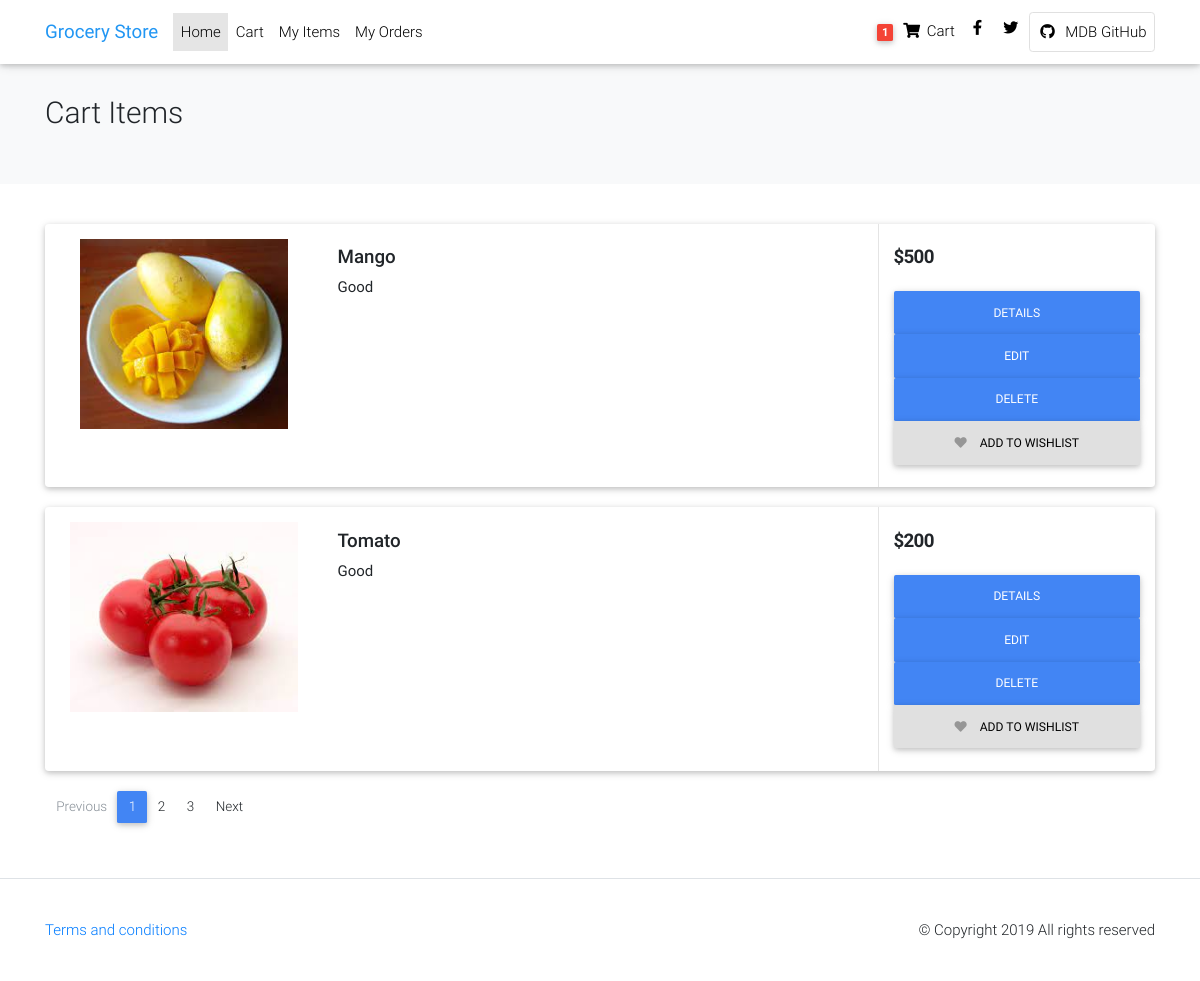
The page /cart/cart_items/1/ (signed in) on the database as committed earlier.
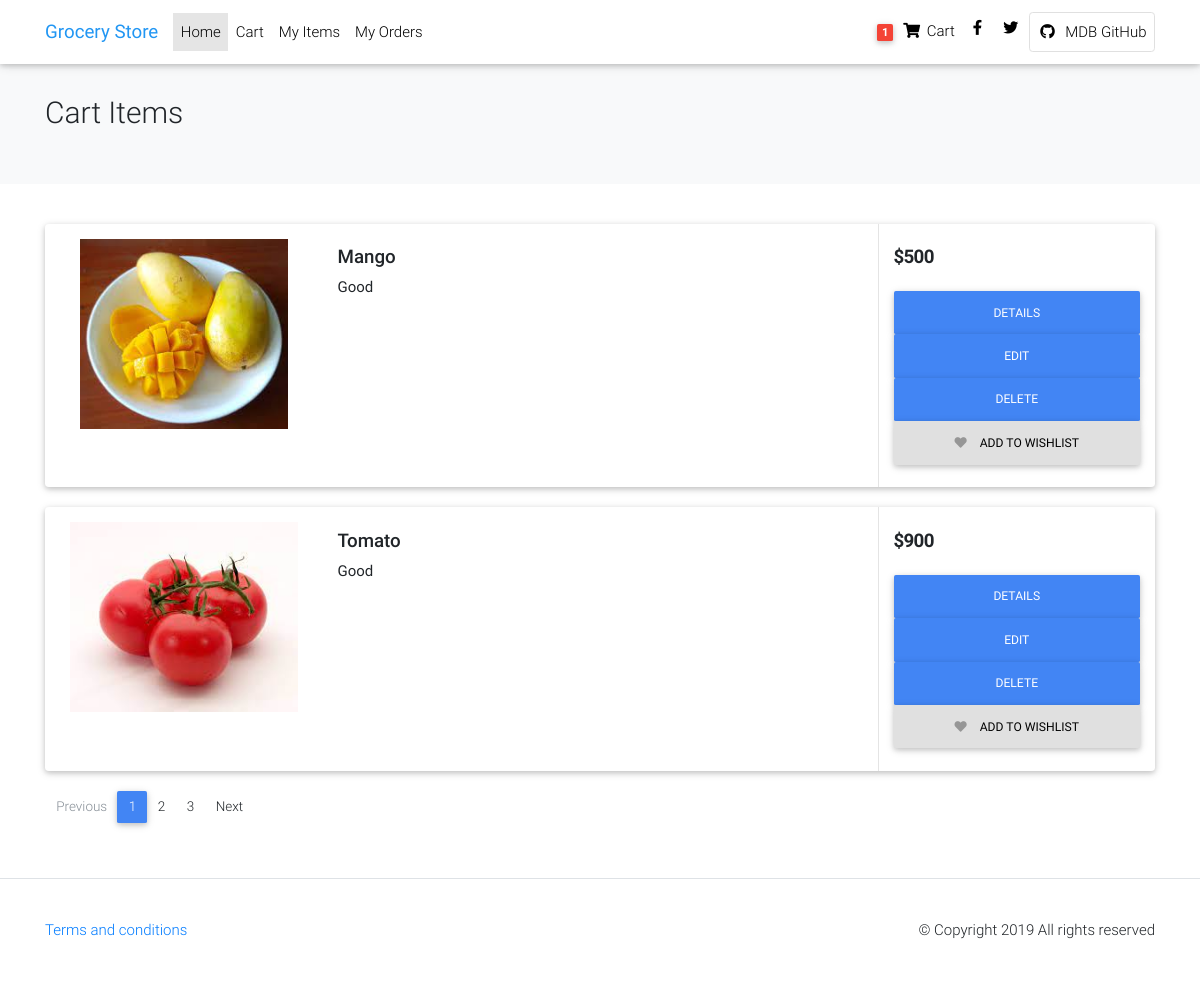
The same page on the database as committed later.
### Cart/models/cartitem.py (models this page shows, shortened)
class CartItem(models.Model):
    ordered = models.BooleanField(default=False, blank=True, null=True)
    cart = models.ForeignKey(Cart, on_delete=models.CASCADE, blank=True, null=True)
    user = models.ForeignKey(User, on_delete=models.CASCADE, blank=True, null=True)
    product = models.ForeignKey(Product, on_delete=models.CASCADE, blank=True, null=True)
    price = models.IntegerField(default=0)
    quantity = models.IntegerField(default=1)

### Base/models/product.py (models this page shows, shortened)
class Product(models.Model):
    title = models.CharField(max_length=250)
    description = models.TextField(max_length=250, blank=True, null=True)
    image = models.ImageField(upload_to='uploads/products/')
    price = models.IntegerField(default=0)
    created = models.DateTimeField(auto_now_add=True)
    category = models.ForeignKey(Categorie, on_delete=models.CASCADE, default=1)
    quantity = models.IntegerField(default=1)
    user = models.ForeignKey(User, on_delete=models.CASCADE, blank=True, null=True)
    class Meta:
        ordering = ['created']

### Cart/views/cartitemslist.py (the view)
# urls.py: path('cart_items/<int:pk>/',CartItemsList.as_view(), name='cart_items'),
class CartItemsList(LoginRequiredMixin, ListView):
    model = CartItem
    context_object_name = 'cart_products'
    template_name = 'Cart/cartitems_list.html'
    def get_context_data(self, **kwargs):
        context = super().get_context_data(**kwargs)
        context['cart_products'] = context['cart_products'].filter(user=self.request.user)
        context['count'] = context['cart_products'].count()
        search_input = self.request.GET.get('search-area') or ''
        if search_input:
            context['cart_products'] = context['cart_products'].filter(title__startswith=search_input)
        context['search_input'] = search_input
        return context

### Cart/templates/Cart/cartitems_list.html (shortened to what this page needs)
{% load static %}
{% load crispy_forms_tags %}
{% load widget_tweaks %}
<table>
 <div style="min-height: 50px;"></div></table>
<!DOCTYPE HTML>
<html lang="en">
<head>
<link href={%static 'products_listing/css/bootstrap.css'%} rel="stylesheet" type="text/css"/>
 <link href="{%static 'Product_detail/css/mdb.min.css' %}" rel="stylesheet">
   <link rel="stylesheet" href="https://use.fontawesome.com/releases/v5.11.2/css/all.css">
<link href={%static 'products_listing/plugins/fancybox/fancybox.min.css'%} type="text/css" rel="stylesheet">
<link href={%static 'products_listing/css/ui.css'%} rel="stylesheet" type="text/css"/>
<link href={%static 'products_listing/css/responsive.css'%} rel="stylesheet" media="only screen and (max-width: 1200px)" />
</head>
<body>
		 <nav class="navbar fixed-top navbar-expand-lg navbar-light white scrolling-navbar">
    <div class="container">
      <a class="navbar-brand waves-effect" href="#">
        <strong class="blue-text">Grocery Store</strong>
      </a>
      <div class="collapse navbar-collapse" id="navbarSupportedContent">
        <ul class="navbar-nav mr-auto">
          <li class="nav-item active">
            <a class="nav-link waves-effect" href={%url 'products'%}>Home
          </li>
          <li class="nav-item">
            <a class="nav-link waves-effect" href="{%url 'cart_items' request.user.id %}">Cart</a>
          </li>
          <li class="nav-item">
            <a class="nav-link waves-effect" href="{%url 'all_user_products' request.user.id %}">My Items</a>
          </li>
          <li class="nav-item">
            <a class="nav-link waves-effect" href="https://mdbootstrap.com/education/bootstrap/" target="_blank">My Orders</a>
          </li>
        </ul>
        <ul class="navbar-nav nav-flex-icons">
          <li class="nav-item">
            <a class="nav-link waves-effect">
              <span class="badge red z-depth-1 mr-1"> 1 </span>
              <i class="fas fa-shopping-cart"></i>
              <span class="clearfix d-none d-sm-inline-block"> Cart </span>
            </a>
          </li>
          <li class="nav-item">
            <a href="https://www.facebook.com/mdbootstrap" class="nav-link waves-effect" target="_blank">
              <i class="fab fa-facebook-f"></i>
            </a>
          </li>
          <li class="nav-item">
            <a href="https://twitter.com/MDBootstrap" class="nav-link waves-effect" target="_blank">
              <i class="fab fa-twitter"></i>
            </a>
          </li>
          <li class="nav-item">
            <a href="https://github.com/mdbootstrap/bootstrap-material-design" class="nav-link border border-light rounded waves-effect"
              target="_blank">
              <i class="fab fa-github mr-2"></i>MDB GitHub
            </a>
          </li>
        </ul>
      </div>
    </div>
  </nav>
<section class="section-pagetop bg">
<div class="container">
	<h2 class="title-page">Cart Items</h2>
</div>
</section>
<section class="section-content padding-y">
<div class="container">
{% for cart_product in cart_products  %}
            <article class="card card-product-list">
                  <div class="row no-gutters">
                        <aside class="col-md-3">
                              <a href="#" class="img-wrap" style="padding : 15px;">
                                    <img src={{cart_product.product.image.url}}>
                              </a>
                        </aside>
                        <div class="col-md-6">
                              <div class="info-main">
                                    <a href="#" class="h5 title"> {{cart_product.product.title}} </a>
                                    <p>{{cart_product.product.description}} </p>
                              </div>
                        </div>
                        <aside class="col-sm-3">
                              <div class="info-aside">
                                    <div class="price-wrap">
                                          <span class="price h5">${{cart_product.product.price}} </span>
                                    </div>
                                    <br>
                                    <p>
                                          <a href={%url 'product' cart_product.product.id %} class="btn btn-primary btn-block"> Details </a>
                                          <a href={%url 'update_item' cart_product.product.id%} class="btn btn-primary btn-block"> Edit </a>
                                          <a href={%url 'delete_item' cart_product.product.id%} class="btn btn-primary btn-block"> Delete </a>
                                          <a href="#" class="btn btn-light btn-block"><i class="fa fa-heart"></i>
                                                <span class="text">Add to wishlist</span>
                                          </a>
                                    </p>
                              </div>
                        </aside>
                  </div>
            </article>
{%empty%}
<h3> No Items are present</h3>
{% endfor %}
<nav aria-label="Page navigation sample">
  <ul class="pagination">
    <li class="page-item disabled"><a class="page-link" href="#">Previous</a></li>
    <li class="page-item active"><a class="page-link" href="#">1</a></li>
    <li class="page-item"><a class="page-link" href="#">2</a></li>
    <li class="page-item"><a class="page-link" href="#">3</a></li>
    <li class="page-item"><a class="page-link" href="#">Next</a></li>
  </ul>
</nav>
</div>
</section>
<footer class="section-footer border-top padding-y">
	<div class="container">
		<p class="float-md-right">
			&copy Copyright 2019 All rights reserved
		</p>
		<p>
			<a href="#">Terms and conditions</a>
		</p>
	</div>
</footer>
</body>
</html>

### Cart/static/products_listing/css/ui.css (style rules this page uses)
html { font-family: "Inter", sans-serif; font-size: 15px; }
.img-wrap { text-align: center; display: block; }
.img-wrap img { max-width: 100%; }
.price-wrap { letter-spacing: -0.7px; }
.padding-y { padding-top: 40px; padding-bottom: 40px; }
article:after, .form-group:after { display: block; clear: both; content: ""; }
.bg { background-color: #f8f9fa; }
.title-page { color: #212529; }
.white { color: #fff; }
p:last-child { margin-bottom: 0; }
.btn-light { background-color: #fff; border-color: #e4e4e4; }
.btn-light i { color: #969696; }
.btn i + .text { margin-left: 10px; }
[class*=card-product] a.title { color: #212529; display: block; }
[class*=card-product] p { margin-bottom: 0; }
[class*=card-product] .img-wrap { overflow: hidden; position: relative; }
[class*=card-product] .img-wrap img { height: 100%; max-width: 100%; width: auto; display: inline-block; -o-object-fit: cover; object-fit: cover; }
.card-product-list { margin-bottom: 20px; }
.card-product-list .img-wrap { height: 220px; border-radius: 0.37rem 0 0 0.37rem; }
.card-product-list .info-main { padding: 1.5rem 1rem; }
.card-product-list .info-aside { padding: 1.5rem 1rem; border-left: 1px solid #e4e4e4; height: 100%; }
.card .img-wrap { overflow: hidden; }
.price { font-weight: 600; color: #212529; }
.section-pagetop { padding: 45px 0; }

Rows that differ between the two databases and show on the page:
changed through a linked row, CartItem "Tomato": product.price "200" → "900"
